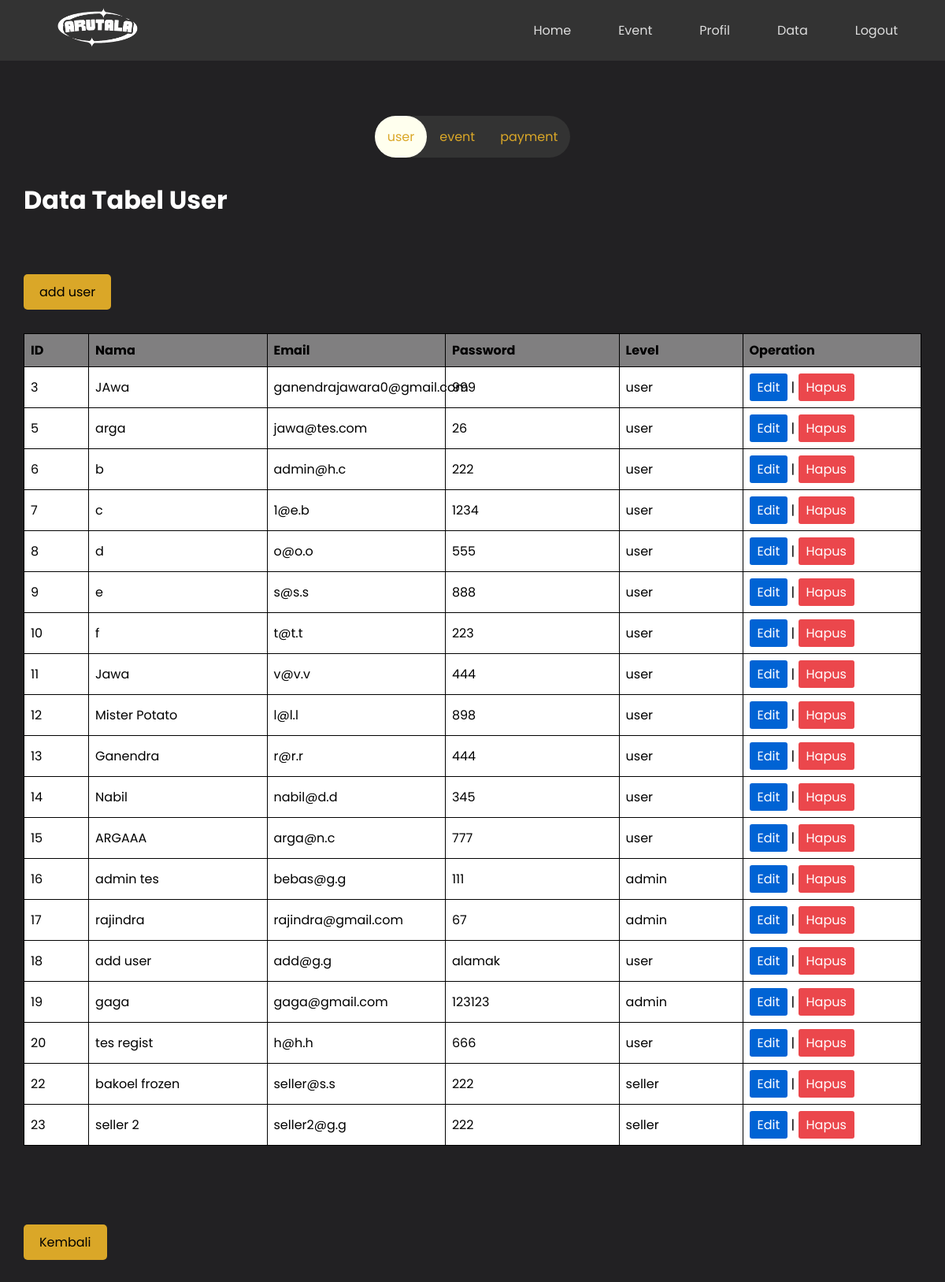
The app's page /data.php (signed in), older data.
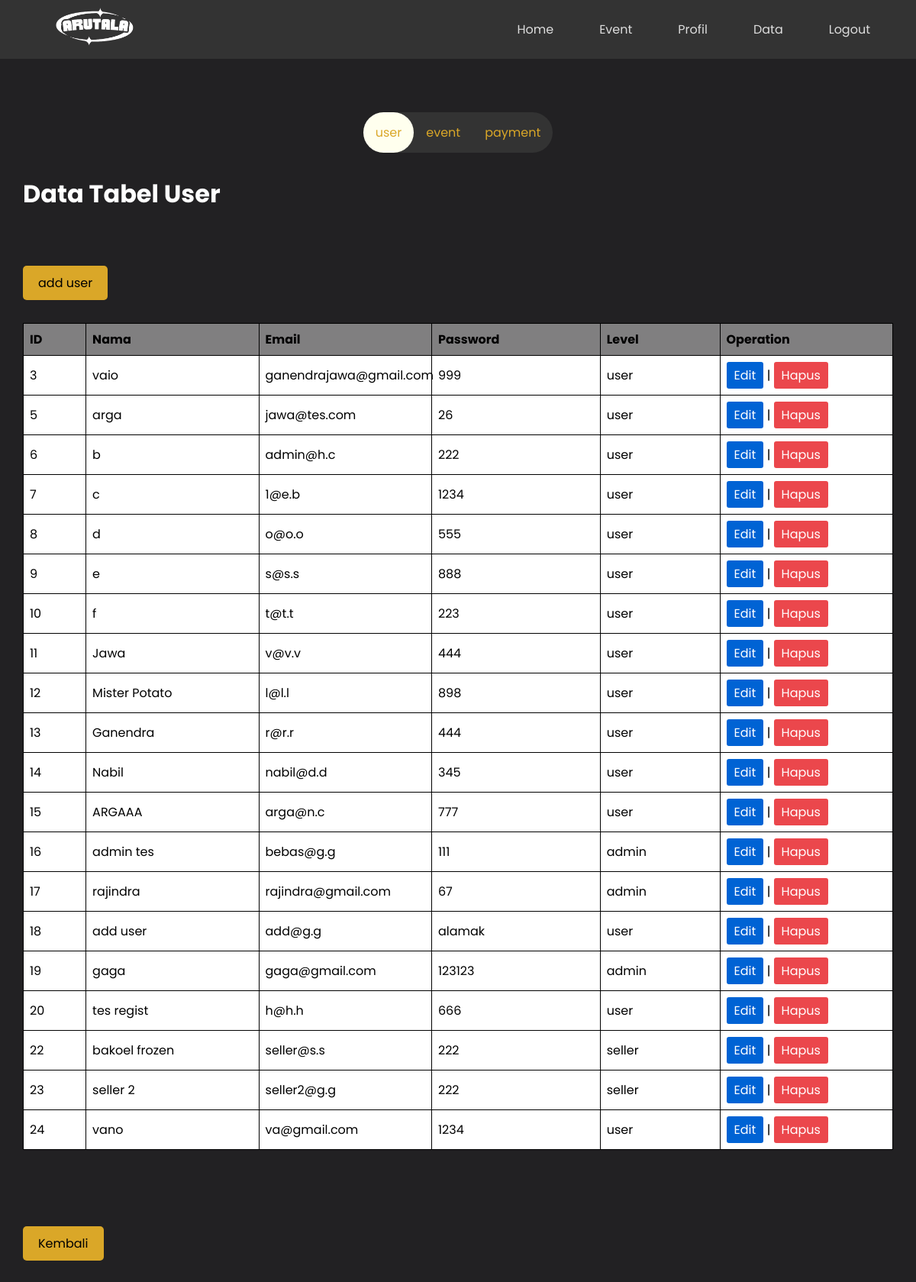
The same page, newer data.
### tables this page shows
CREATE TABLE `user` (
  `id` int(11) NOT NULL,
  `name` varchar(20) NOT NULL,
  `email` varchar(30) NOT NULL,
  `password` varchar(30) NOT NULL,
  `level` varchar(6) NOT NULL
);

### data.php (the view, shortened to what this page needs)
<?php
require 'koneksi.php';
include 'nav.php';
?>
<!DOCTYPE html>
<html lang="en">
<head>
</head>
<body>
<div class='nav'>
        <ul>
            <div class='user'><li><a href='data.php'>user</a></li></div>
            <div class='event'><li><a href='data-event.php'>event</a></li></div>
            <div class='payment'><li><a href='data-payment.php'>payment</a></li></div>
        </ul>
    </div>
<div class="all">
<h1>Data Tabel User</h1>
<a href="add.php" class = "add-user">add user</a>
<table>
    <tr>
        <th>ID</th>
        <th>Nama</th>
        <th>Email</th>
        <th>Password</th>
        <th>Level</th>
        <th>Operation</th>
    </tr>
    <?php
$query = "SELECT * FROM user";
$result = mysqli_query($conn, $query);
    if (mysqli_num_rows($result) > 0) {
        while ($row = mysqli_fetch_assoc($result)) {
            echo "<tr>";
            echo "<td>" . $row["id"] . "</td>";
            echo "<td>" . $row["name"] . "</td>";
            echo "<td>" . $row["email"] . "</td>";
            echo "<td>" . $row["password"] . "</td>";
            echo "<td>" . $row["level"] . "</td>";
            echo "<td>";
            echo "<a class='edit'href='edit.php?id=".$row['id']."'>Edit</a> | ";
            echo "<a class='hapus'href='hapus.php?id=".$row['id']."'>Hapus</a>";
            echo "</td>";
            echo "</tr>";
        }
    } else {
        echo "<tr><td colspan='3'>Tidak ada data yang ditemukan</td></tr>";
    }
    ?>
</table>
<a class = 'kembali' href="landing-page.php">Kembali</a>
</div>
</body>
</html>

Row changes from the older to the newer data that the page shows:
changed user id 3: name "JAwa" → "vaio"; email "ganendrajawara0@gmail.com" → "ganendrajawa@gmail.com"
added user: id "24", name "vano", email "va@gmail.com", password "1234", level "user"
